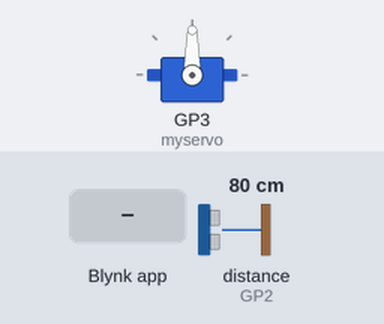
Recording of a sketch running on a simulated Raspberry Pi Pico W. Shown: servo. Wiring (inferred from the names in the program): ultrasonic range finder: trigger GP1; echo GP2. Inputs (shaded band) come from the test bench; at power-on: distance to the obstacle (sensor on GP2) 80 cm. The echo pulse lasts 58.3 µs per cm; WiFi joins after 1.5 s; servers stay silent unless stated; what the sketch prints to the serial monitor is not drawn.

Above: at 3.0 s.
3.1 s: Blynk app writes 1 to V1
At 5.0 s:
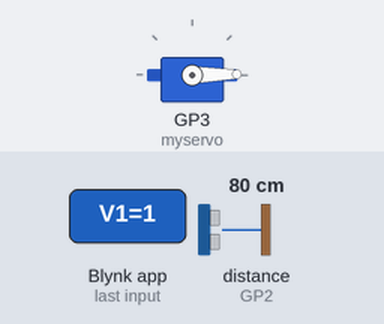
5.3 s: Blynk app writes 200 to V1
At 7.2 s:
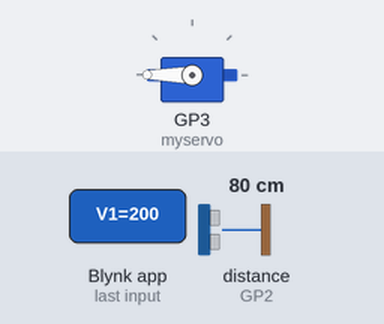
Timing chart, 0 to 8.7 s (numbered marks = the images above; inputs shaded):
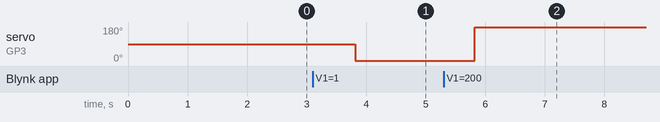

The sketch:

cat-feeder.ino
```cpp
#include <Servo.h>
#include <DHT.h>
#define BLYNK_PRINT Serial

const int trigPin = D1;
const int echoPin = D2;

long duration;
int distance;

#define DHTPIN D2
#define DHTTYPE DHT11

DHT dht(DHTPIN, DHTTYPE);

#define BLYNK_TEMPLATE_ID "TMPL6xMcM8gfe"
#define BLYNK_TEMPLATE_NAME "NodeMCU"
#define BLYNK_AUTH_TOKEN "V0z6Yz7K6JUTnbLXrRDP22FpKJjdJSNQ"
const char* blynkServer = "prakitblog.com";
const int blynkPort = 8181;

Servo myservo;
int pos = 0;

#include <ESP8266WiFi.h>
#include <BlynkSimpleEsp8266.h>
#include <Blynk.h>

char ssid[] = "Kubs-Tech Bedroom";
char pass[] = "cilojelek230601*";

void setup() {
  Serial.begin(9600);

  Blynk.begin(BLYNK_AUTH_TOKEN, ssid, pass, blynkServer, blynkPort);
  myservo.attach(D3);

  pinMode(trigPin, OUTPUT);
  pinMode(echoPin, INPUT);

  dht.begin();
}

void loop() {
  Blynk.run();
  loop1();
}

BLYNK_WRITE(V1) {
  int sliderValue = param.asInt();
  myservo.write(sliderValue);
}

void loop1() {
  digitalWrite(trigPin, LOW);
  delayMicroseconds(2);
  digitalWrite(trigPin, HIGH);
  delayMicroseconds(10);
  digitalWrite(trigPin, LOW);

  duration = pulseIn(echoPin, HIGH);
  distance = duration * 0.034 / 2;

  // Debug statement tambahan
  Serial.print("Duration: ");
  Serial.print(duration);
  Serial.print(" | Distance: ");
  Serial.print(distance);
  Serial.println(" cm");

  if (distance < 25) {
    Serial.println("Condition met: distance < 150");
    Blynk.notify("Pets Detected");
    Serial.print("Pets Detected at distance ");
    Serial.print(distance);
    Serial.println(" cm");
    Blynk.virtualWrite(V3, distance);
  } else {
    Serial.println("Condition not met: distance >= 150");
    Blynk.virtualWrite(V3, distance);
  }

  delay(1000);
}
```

Measured:
- after the input at 3.1 s, servo on GP3 (myservo): 90° → 1° after 0.71 s
- after the input at 5.3 s, servo on GP3 (myservo): 1° → 180° after 0.53 s
